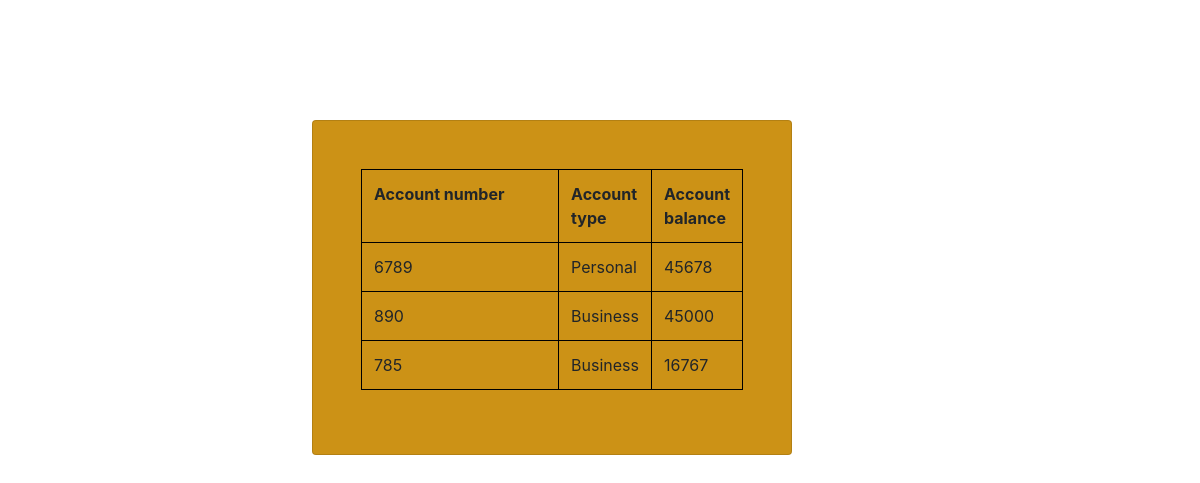
Page /wallet/accounts/ on the committed database.
### wallet/models.py (models this page shows)
class Account(models.Model):
    account_number = models.IntegerField()
    account_type = models.CharField(max_length=20,null=True)
    account_balance = models.IntegerField()
    account_name = models.CharField(max_length=20,null=True)
    wallet = models.ForeignKey(Wallet,on_delete=models.CASCADE,related_name='account_wallet',null=True)

### wallet/views.py (the view)
# urls.py: path("accounts/", views.list_accounts, name="accounts_list"),
def list_accounts(request):
    accounts=Account.objects.all()
    return render(request, "wallet/accounts_list.html",
    {"accounts":accounts})

### wallet/templates/wallet/accounts_list.html (shortened to what this page needs)
<!DOCTYPE html>
<html lang="en">
<head>
    <link rel="stylesheet" href="https://cdn.jsdelivr.net/npm/bootstrap@4.3.1/dist/css/bootstrap.min.css">
</head>
<body>
    <div class="card" style="width: 30rem; background-color: rgb(204, 146, 22); padding: 4%; margin-left: 26%; margin-top: 3%; margin-top: 10%;">
    <table class="table" style="border: 1px solid black; border-collapse: collapse;">
        <tr>
            <th class="table" style="border: 1px solid black; border-collapse: collapse;">Account number</th>
            <th class="table" style="border: 1px solid black; border-collapse: collapse;">Account type</th>
            <th class="table" style="border: 1px solid black; border-collapse: collapse;">Account balance</th>
        </tr>
        {%for account in accounts%}
        <tr>
            <td class="table" style="border: 1px solid black; border-collapse: collapse;">{{account.account_number}}</td>
            <td class="table" style="border: 1px solid black; border-collapse: collapse;">{{account.account_type}}</td>
            <td class="table" style="border: 1px solid black; border-collapse: collapse;">{{account.account_balance}}</td>
        </tr>
        {% endfor %}
    </table>
    </div>
</body>
</html>

### rows in the picture
Account: account_number "6789", account_type "Personal", account_balance "45678"
Account: account_number "890", account_type "Business", account_balance "45000"
Account: account_number "785", account_type "Business", account_balance "16767"
